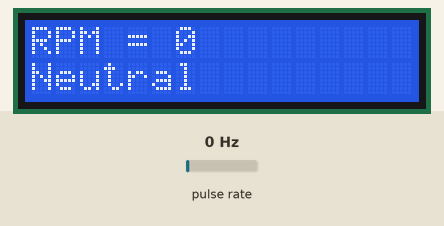
The sketch below on a simulated Arduino Uno, built with avr-gcc and run on an emulated ATmega328P. Parts: 16×2 character LCD. Wiring (inferred from the names in the program): pulse sensor: data pin 2. Inputs (shaded band) come from the test bench; at power-on: pulse rate 0 Hz. What the sketch prints to the serial monitor is not drawn.

Above: at 1.6 s.
1.7 s: pulse rate (sensor on pin 2) set to 2 Hz
At 3.8 s:
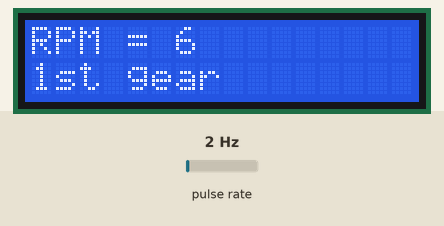
4.7 s: pulse rate (sensor on pin 2) set to 196 Hz
At 6.8 s:
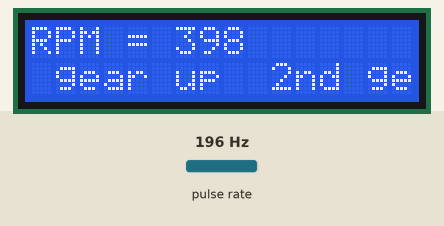
7.7 s: pulse rate (sensor on pin 2) set to 4 Hz
At 8.9 s:
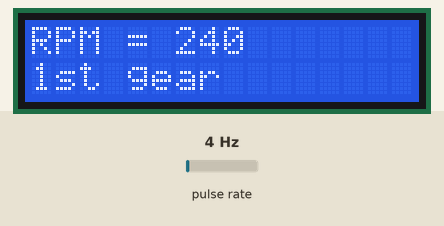
Timing chart, 0 to 10.7 s (numbered marks = the images above; inputs shaded):
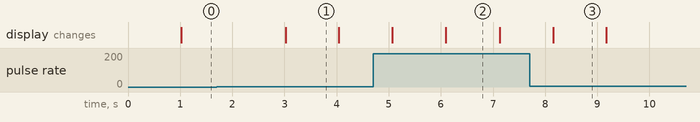

The sketch:

gearshift_indicator_final.ino
```cpp
#include <Wire.h>
#include <LiquidCrystal_I2C.h>

LiquidCrystal_I2C lcd(0x27, 2, 1, 0, 4, 5, 6, 7, 3, POSITIVE);
int encoder_pin = 2;  // The pin the encoder is connected
unsigned int rpm;     // rpm reading
volatile byte pulses;  // number of pulses
unsigned long timeold;
// The number of pulses per revolution
// depends on your index disc!!
unsigned int pulsesperturn = 20;

 void counter()
 {
    //Update count
      pulses++;
 }

void setup()
 {
   Serial.begin(9600);
   lcd.begin(16,2);
     //Use statusPin to flash along with interrupts
   pinMode(encoder_pin, INPUT);

   //Interrupt 0 is digital pin 2, so that is where the IR detector is connected
   //Triggers on FALLING (change from HIGH to LOW)
   attachInterrupt(0, counter, FALLING);
   // Initialize
   pulses = 0;
   rpm = 0;
   timeold = 0;

 }

 void loop()
 {
   if (millis() - timeold >= 1000){  /*Uptade every one second, this will be equal to reading frecuency (Hz).*/
 //lcd.setCursor(0,0);
  //Don't process interrupts during calculations
   detachInterrupt(0);
   //Note that this would be 60*1000/(millis() - timeold)*pulses if the interrupt
   //happened once per revolution
   rpm = (60 * 1000 )/pulsesperturn/ (millis() - timeold)* pulses;
   timeold = millis();
   pulses = 0;
   lcd.clear();
   //Write it out to serial port
   Serial.print("\n");
   lcd.setCursor(0,0);
   Serial.print("RPM = ");
   Serial.println(rpm,DEC);
   lcd.print("RPM = ");
   lcd.println(rpm,DEC);
   //Restart the interrupt processing
   attachInterrupt(0, counter, FALLING);
   lcd.setCursor(0,1);
   if(rpm==0)
   {
    lcd.print("Neutral");
    }
   else if(rpm<360 && rpm>0)
   {
    Serial.print("1st gear");
    lcd.print("1st gear");
    delay(1000);
    }
   else if(rpm>360)
   {
    Serial.print("Shift to 2nd gear");
    lcd.print(" gear up  2nd gear");
    delay(1000);
   }
   else if(rpm>547)
   {
    Serial.print("shift to  3rd gear");
    lcd.print("3rd gear");
    delay(1000);
   }
   else if(rpm>742)
   {
    Serial.print("shift to 4th gear");
    lcd.print("4th gear");
    delay(1000);
   }
   else if(rpm>936)
   {
    Serial.print("shift to 5th gear");
    lcd.print("5th gear");
    delay(1000);
   }
   else if(rpm>936&&rpm<1068)
   {
    Serial.print("You're in 5th gear");
    lcd.print("last gear");
    delay(1000);
   }
   }
  }
```

Measured:
- the behaviour switches between 0 and 1 Hz on pulse rate (sensor on pin 2) (found by bisection; images 0 and 1)
- after the input at 1.7 s, the display: changes after 1.3 s (image 1)
- after the input at 4.7 s, the display: first changes after 0.36 s (image 2 shows a later state)
- after the input at 7.7 s, the display: changes after 0.45 s (image 3)
- what the display in image 1 shows lasts 1.0 s, from 3.0 s to 4.0 s
